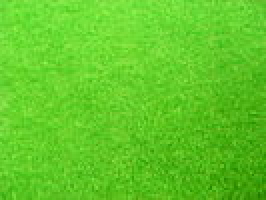
#> input picture grass.jpg, 133 x 100 px (shown 2 times larger)
$ python test.py   (Python 2 division)
#> lines starting #> are read from the running program, lines starting #| are printed output that depends on the picture
from PIL import Image
import numpy
import random

learnPic = "grass.jpg"
markovL = 1
roundMod = 254
RGBcols = 255

palette = []
for x in range(1,roundMod+1):
	palette.append(RGBcols/x)

def simple(inValue):
	return palette[inValue%roundMod]

print simple(300)
inPic = Image.open(learnPic).convert("RGB")
#> inPic is the input picture: PIL image 133x100 RGB; mean R, G, B 96.8, 201.9, 39.7

width = inPic.size[0]
#> width = 133
length = inPic.size[1]
#> length = 100

outPic = Image.new("RGB", (min(length, width), min(length, width)))
#> outPic: PIL image 100x100 RGB; every value is 0

# Convert to simpler color profile
count = 0
for x in range(0, width):
	for y in range(0, length):
		tup = inPic.getpixel((x,y))
		simplePix = (simple(tup[0]), simple(tup[1]), simple(tup[2]))
		inPic.putpixel((x,y), simplePix)
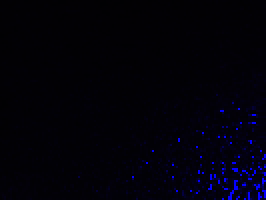
#> inPic: PIL image 133x100 RGB (shown 2 times larger); mean R, G, B 2.2, 1, 10
'''
for x in range(0, width):
	for y in range(0, length):
		inPic.putpixel((x,y), (1,1,1))
'''

model = dict()
'''
# Creating the model
for x in range(markovL, width):
	for y in range(markovL, length):
		# The keys in the model are string concatinations of left, up, left, up (markovL times)
		thisList = []
		for pic in range(1, markovL+1):
			thisList.append(str(inPic.getpixel((x-pic, y))))
			thisList.append(str(inPic.getpixel((x, y-pic))))
		key = "".join(thisList)
		thisPicColor = str(inPic.getpixel((x,y)))

		# If key in model, increment count, else add it
		if key in model:
			if thisPicColor in model[key]:
				model[key][thisPicColor] += 1
			else:
				model[key][thisPicColor] = 1
		else:
			model[key] = dict()
			model[key][thisPicColor] = 1


# now generate!
width = outPic.size[0]
length = outPic.size[1]

# Create the resulting image. Just use the frame from the previous image for now
for x in range(0, width):
	for y in range(0, markovL+1):
		outPic.putpixel((x,y), inPic.getpixel((x,y)))
		outPic.putpixel((y,x), inPic.getpixel((y,x)))


for x in range(markovL, width):
	for y in range(markovL, length):
		# The keys in the model are string concatinations of left, up, left, up (markovL times)
		thisList = []
		for pic in range(1, markovL+1):
			thisList.append(str(inPic.getpixel((x-pic, y))))
			thisList.append(str(inPic.getpixel((x, y-pic))))
		key = "".join(thisList)
		possibleColorArray = model[key]
		totalCounts = 0

		# This is slow, need to go through counts twice, fix later
		count = 0
		chosenColor = ""
		for color in possibleColorArray:
			thisCount = possibleColorArray[color]
			randIndex = random.randint(1, totalCounts+thisCount)
			randNthWeight = random.randint(0, count)
			if randIndex > totalCounts and randNthWeight == count:
				chosenColor = color
			count += 1
			totalCounts += thisCount

		# go from key back to pixel
		tempAr = chosenColor[1:len(chosenColor)-1].split(",")
		rgbVal = (int(tempAr[0]), int(tempAr[1]), int(tempAr[2]))
		outPic.putpixel((x,y), rgbVal)
'''


'''

(r, g, b) = inPic.getpixel((1,1))

avgr = 0
avgb = 0
avgg = 0


for y in range(0, inPic.size[0]):
	for x in range(0, inPic.size[1]):
		(r, g, b) = inPic.getpixel((y,x))
		avgr += r
		avgb += b
		avgg += g

size = inPic.size[0] * inPic.size[1]
(resr, resg, resb) = (avgr/size, avgg/size, avgb/size)

for y in range(0,512):
	for x in range(0,512):
		outPic.putpixel((x,y), (resr, resg, resb))

'''
inPic.show()
